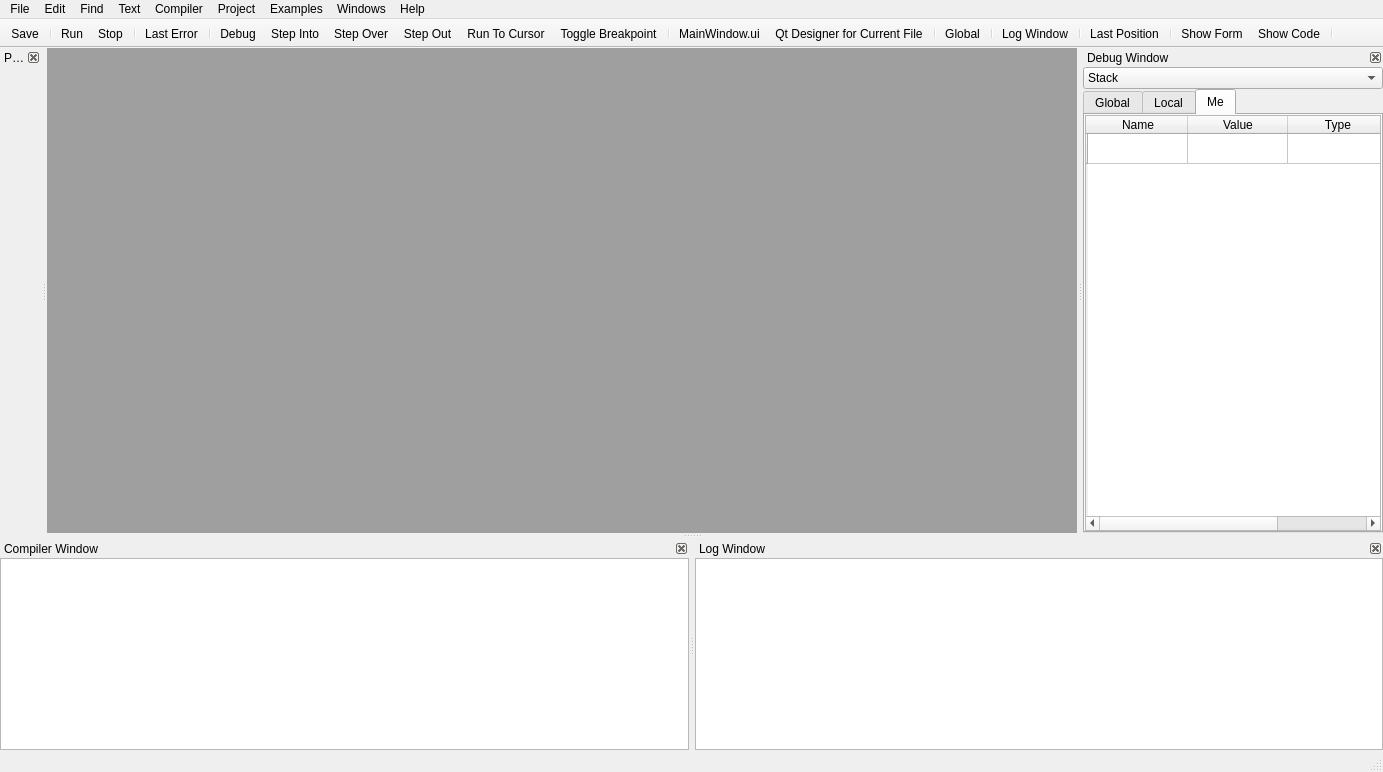
<?xml version="1.0" encoding="UTF-8"?>
<ui version="4.0">
 <class>MainWindow</class>
 <widget class="QMainWindow" name="MainWindow">
  <property name="geometry">
   <rect>
    <x>0</x>
    <y>0</y>
    <width>1383</width>
    <height>772</height>
   </rect>
  </property>
  <property name="windowTitle">
   <string>Basic For Qt</string>
  </property>
  <property name="toolButtonStyle">
   <enum>Qt::ToolButtonIconOnly</enum>
  </property>
  <property name="documentMode">
   <bool>false</bool>
  </property>
  <property name="unifiedTitleAndToolBarOnMac">
   <bool>true</bool>
  </property>
  <widget class="QWidget" name="centralwidget">
   <property name="enabled">
    <bool>true</bool>
   </property>
   <property name="sizePolicy">
    <sizepolicy hsizetype="Expanding" vsizetype="Expanding">
     <horstretch>0</horstretch>
     <verstretch>0</verstretch>
    </sizepolicy>
   </property>
   <layout class="QVBoxLayout" name="verticalLayout">
    <property name="spacing">
     <number>0</number>
    </property>
    <property name="margin">
     <number>0</number>
    </property>
    <item>
     <widget class="QMdiArea" name="mdiArea">
      <property name="sizePolicy">
       <sizepolicy hsizetype="Minimum" vsizetype="Minimum">
        <horstretch>0</horstretch>
        <verstretch>0</verstretch>
       </sizepolicy>
      </property>
      <property name="minimumSize">
       <size>
        <width>0</width>
        <height>150</height>
       </size>
      </property>
      <property name="viewMode">
       <enum>QMdiArea::TabbedView</enum>
      </property>
      <property name="documentMode">
       <bool>true</bool>
      </property>
      <property name="tabShape">
       <enum>QTabWidget::Rounded</enum>
      </property>
      <property name="tabPosition">
       <enum>QTabWidget::North</enum>
      </property>
     </widget>
    </item>
   </layout>
  </widget>
  <widget class="QMenuBar" name="menubar">
   <property name="geometry">
    <rect>
     <x>0</x>
     <y>0</y>
     <width>1383</width>
     <height>21</height>
    </rect>
   </property>
   <widget class="QMenu" name="menuFile">
    <property name="title">
     <string>File</string>
    </property>
    <widget class="QMenu" name="menuRecent_Projects">
     <property name="title">
      <string>Recent Projects</string>
     </property>
    </widget>
    <addaction name="actionNew_Project"/>
    <addaction name="actionNew_Project_Qt_Quick"/>
    <addaction name="actionOpen_Project"/>
    <addaction name="separator"/>
    <addaction name="actionNew_Single_File_Project"/>
    <addaction name="actionOpen_Single_File_Project"/>
    <addaction name="separator"/>
    <addaction name="actionSave"/>
    <addaction name="actionPrint_2"/>
    <addaction name="separator"/>
    <addaction name="actionPreferences"/>
    <addaction name="separator"/>
    <addaction name="menuRecent_Projects"/>
    <addaction name="separator"/>
    <addaction name="actionQuit"/>
   </widget>
   <widget class="QMenu" name="menuTest">
    <property name="title">
     <string>Edit</string>
    </property>
    <addaction name="actionUndo"/>
    <addaction name="actionRedo"/>
    <addaction name="separator"/>
    <addaction name="actionCut"/>
    <addaction name="actionCopy"/>
    <addaction name="actionPaste"/>
    <addaction name="actionDelete"/>
    <addaction name="separator"/>
    <addaction name="actionSelect_All"/>
   </widget>
   <widget class="QMenu" name="menuCompiler">
    <property name="title">
     <string>Compiler</string>
    </property>
    <widget class="QMenu" name="menuConfiguration">
     <property name="enabled">
      <bool>true</bool>
     </property>
     <property name="title">
      <string>Configuration</string>
     </property>
    </widget>
    <widget class="QMenu" name="menuDeploy">
     <property name="title">
      <string>Deploy</string>
     </property>
     <addaction name="actionBinary"/>
     <addaction name="actionSource"/>
    </widget>
    <addaction name="actionRun"/>
    <addaction name="actionBuild"/>
    <addaction name="actionStop"/>
    <addaction name="separator"/>
    <addaction name="actionClean_RebuildAll"/>
    <addaction name="separator"/>
    <addaction name="actionDebug"/>
    <addaction name="actionStep_Into"/>
    <addaction name="actionStep_Over"/>
    <addaction name="actionStep_Out"/>
    <addaction name="actionRun_To_Cursor"/>
    <addaction name="separator"/>
    <addaction name="actionToggle_Breakpoint"/>
    <addaction name="separator"/>
    <addaction name="menuDeploy"/>
    <addaction name="separator"/>
    <addaction name="menuConfiguration"/>
   </widget>
   <widget class="QMenu" name="menuFind">
    <property name="title">
     <string>Find</string>
    </property>
    <addaction name="actionFind_Replace"/>
    <addaction name="actionFind_Next"/>
    <addaction name="separator"/>
    <addaction name="actionFind_File_Replace_File"/>
    <addaction name="actionReplace_File"/>
    <addaction name="separator"/>
    <addaction name="actionGo_To_Line"/>
    <addaction name="separator"/>
    <addaction name="actionLast_Position"/>
    <addaction name="actionLast_Error"/>
   </widget>
   <widget class="QMenu" name="menuText">
    <property name="title">
     <string>Text</string>
    </property>
    <addaction name="actionShift_Left"/>
    <addaction name="actionShift_Right"/>
    <addaction name="separator"/>
    <addaction name="actionComment"/>
    <addaction name="actionUncomment"/>
    <addaction name="separator"/>
    <addaction name="actionTo_UPPERCASE"/>
    <addaction name="actionTo_lowercase"/>
   </widget>
   <widget class="QMenu" name="menuProject">
    <property name="title">
     <string>Project</string>
    </property>
    <widget class="QMenu" name="menuNew_File_With_Super_Class">
     <property name="title">
      <string>New Class File With Super Class</string>
     </property>
     <addaction name="actionQObject"/>
     <addaction name="actionQWidget"/>
     <addaction name="actionQDialog"/>
    </widget>
    <widget class="QMenu" name="menuUi_Files">
     <property name="title">
      <string>*.ui</string>
     </property>
    </widget>
    <widget class="QMenu" name="menuCreate">
     <property name="title">
      <string>Add</string>
     </property>
     <addaction name="actionApplication_QApplication"/>
     <addaction name="actionSystemTray_QSystemTrayIcon"/>
     <addaction name="separator"/>
     <addaction name="actionCopy_2"/>
     <addaction name="actionCpp"/>
     <addaction name="actionResources"/>
     <addaction name="separator"/>
     <addaction name="actionAdd_Resource_File_s"/>
    </widget>
    <widget class="QMenu" name="menu_q7bqml">
     <property name="enabled">
      <bool>false</bool>
     </property>
     <property name="title">
      <string>*.qml</string>
     </property>
    </widget>
    <widget class="QMenu" name="menuAdd_Runtime_Extension">
     <property name="title">
      <string>Add Runtime Extension</string>
     </property>
    </widget>
    <widget class="QMenu" name="menuSet">
     <property name="enabled">
      <bool>false</bool>
     </property>
     <property name="title">
      <string>(Set)</string>
     </property>
     <addaction name="actionSet_Splash_Screen_Image_File"/>
     <addaction name="separator"/>
     <addaction name="actionSet_App_Icon_For_Windows"/>
    </widget>
    <addaction name="actionNew_uiCode"/>
    <addaction name="menuUi_Files"/>
    <addaction name="actionMainWindow_ui_2"/>
    <addaction name="actionQt_Designer_for_MainWindow_ui"/>
    <addaction name="actionEdit_MenuBar_ToolBar"/>
    <addaction name="separator"/>
    <addaction name="actionNew_qmlCode"/>
    <addaction name="menu_q7bqml"/>
    <addaction name="actionMain_qml"/>
    <addaction name="actionQt_Creator_for_Current_File"/>
    <addaction name="separator"/>
    <addaction name="actionNew_Form_2"/>
    <addaction name="actionNew_Report"/>
    <addaction name="actionNew_Table"/>
    <addaction name="actionNew_Query"/>
    <addaction name="separator"/>
    <addaction name="actionNew_Class"/>
    <addaction name="menuNew_File_With_Super_Class"/>
    <addaction name="actionNew_File_With"/>
    <addaction name="actionNew_Module"/>
    <addaction name="separator"/>
    <addaction name="menuCreate"/>
    <addaction name="menuAdd_Runtime_Extension"/>
    <addaction name="menuSet"/>
    <addaction name="separator"/>
    <addaction name="actionDelete_Current_File"/>
    <addaction name="actionDuplicate_Current_File"/>
    <addaction name="actionRename_Current_File"/>
    <addaction name="separator"/>
    <addaction name="actionShow_Project_Folder"/>
    <addaction name="separator"/>
    <addaction name="actionOpen_Project_With_Qt_Creator"/>
    <addaction name="actionOpen_Project_With_Visual_C"/>
    <addaction name="separator"/>
    <addaction name="actionProperties"/>
   </widget>
   <widget class="QMenu" name="menuExamples">
    <property name="title">
     <string>Examples</string>
    </property>
   </widget>
   <widget class="QMenu" name="menuWindows">
    <property name="title">
     <string>Windows</string>
    </property>
   </widget>
   <widget class="QMenu" name="menuHelp">
    <property name="title">
     <string>Help</string>
    </property>
    <addaction name="actionLanguage_Reference"/>
    <addaction name="actionQ7Basic_Tutorial"/>
    <addaction name="actionQ7Basic_Essentials"/>
    <addaction name="actionGeneral_Manual"/>
    <addaction name="actionQuick_Start"/>
    <addaction name="actionQt_Designer"/>
    <addaction name="actionQt_Quick"/>
    <addaction name="actionMore_Manuals"/>
    <addaction name="separator"/>
    <addaction name="actionSQLite"/>
    <addaction name="actionMySQL"/>
    <addaction name="actionPostgreSQL_2"/>
    <addaction name="separator"/>
    <addaction name="actionQt_Reference_Documentation"/>
    <addaction name="actionQt_DesignerHelp"/>
    <addaction name="actionQt_Quick_Manual"/>
    <addaction name="separator"/>
    <addaction name="actionRegister"/>
    <addaction name="actionReadme"/>
    <addaction name="actionLicense"/>
    <addaction name="actionContribute"/>
    <addaction name="actionBug_Report"/>
    <addaction name="separator"/>
    <addaction name="actionAbout_Q7Basic"/>
   </widget>
   <addaction name="menuFile"/>
   <addaction name="menuTest"/>
   <addaction name="menuFind"/>
   <addaction name="menuText"/>
   <addaction name="menuCompiler"/>
   <addaction name="menuProject"/>
   <addaction name="menuExamples"/>
   <addaction name="menuWindows"/>
   <addaction name="menuHelp"/>
  </widget>
  <widget class="QToolBar" name="toolBar">
   <property name="windowTitle">
    <string>toolBar</string>
   </property>
   <property name="autoFillBackground">
    <bool>false</bool>
   </property>
   <property name="movable">
    <bool>false</bool>
   </property>
   <property name="toolButtonStyle">
    <enum>Qt::ToolButtonIconOnly</enum>
   </property>
   <property name="floatable">
    <bool>false</bool>
   </property>
   <attribute name="toolBarArea">
    <enum>TopToolBarArea</enum>
   </attribute>
   <attribute name="toolBarBreak">
    <bool>false</bool>
   </attribute>
   <addaction name="actionSave"/>
   <addaction name="separator"/>
   <addaction name="actionRun"/>
   <addaction name="actionStop"/>
   <addaction name="separator"/>
   <addaction name="actionLast_Error"/>
   <addaction name="separator"/>
   <addaction name="actionDebug"/>
   <addaction name="actionStep_Into"/>
   <addaction name="actionStep_Over"/>
   <addaction name="actionStep_Out"/>
   <addaction name="actionRun_To_Cursor"/>
   <addaction name="actionToggle_Breakpoint"/>
   <addaction name="separator"/>
   <addaction name="actionMainWindow_ui_2"/>
   <addaction name="actionQt_Designer_for_MainWindow_ui"/>
   <addaction name="separator"/>
   <addaction name="actionGlobal"/>
   <addaction name="separator"/>
   <addaction name="actionLog_Window"/>
   <addaction name="separator"/>
   <addaction name="actionLast_Position"/>
   <addaction name="separator"/>
   <addaction name="actionShow_Form"/>
   <addaction name="actionShow_Code"/>
   <addaction name="separator"/>
  </widget>
  <widget class="QDockWidget" name="dockDebug">
   <property name="minimumSize">
    <size>
     <width>300</width>
     <height>399</height>
    </size>
   </property>
   <property name="features">
    <set>QDockWidget::DockWidgetClosable|QDockWidget::DockWidgetMovable</set>
   </property>
   <property name="allowedAreas">
    <set>Qt::RightDockWidgetArea</set>
   </property>
   <property name="windowTitle">
    <string>Debug Window</string>
   </property>
   <attribute name="dockWidgetArea">
    <number>2</number>
   </attribute>
   <widget class="QWidget" name="dockWidgetContents_2">
    <layout class="QVBoxLayout" name="verticalLayout_3">
     <property name="spacing">
      <number>0</number>
     </property>
     <property name="margin">
      <number>0</number>
     </property>
     <item>
      <layout class="QVBoxLayout" name="verticalLayout_2">
       <item>
        <widget class="QComboBox" name="DebugStack">
         <property name="editable">
          <bool>false</bool>
         </property>
         <item>
          <property name="text">
           <string>Stack</string>
          </property>
         </item>
        </widget>
       </item>
       <item>
        <widget class="QTabWidget" name="tabWidget_3">
         <property name="currentIndex">
          <number>2</number>
         </property>
         <widget class="QWidget" name="tab_12">
          <attribute name="title">
           <string>Global</string>
          </attribute>
          <layout class="QHBoxLayout" name="horizontalLayout_2">
           <property name="spacing">
            <number>0</number>
           </property>
           <property name="margin">
            <number>0</number>
           </property>
           <item>
            <widget class="QTableWidget" name="DebugGlobal">
             <row>
              <property name="text">
               <string/>
              </property>
             </row>
             <column>
              <property name="text">
               <string>Name</string>
              </property>
             </column>
             <column>
              <property name="text">
               <string>Value</string>
              </property>
             </column>
             <column>
              <property name="text">
               <string>Type</string>
              </property>
             </column>
             <item row="0" column="0">
              <property name="text">
               <string/>
              </property>
             </item>
            </widget>
           </item>
          </layout>
         </widget>
         <widget class="QWidget" name="tab_13">
          <attribute name="title">
           <string>Local</string>
          </attribute>
          <layout class="QHBoxLayout" name="horizontalLayout_3">
           <property name="spacing">
            <number>0</number>
           </property>
           <property name="margin">
            <number>0</number>
           </property>
           <item>
            <widget class="QTableWidget" name="DebugLocal">
             <row>
              <property name="text">
               <string/>
              </property>
             </row>
             <column>
              <property name="text">
               <string>Name</string>
              </property>
             </column>
             <column>
              <property name="text">
               <string>Value</string>
              </property>
             </column>
             <column>
              <property name="text">
               <string>Type</string>
              </property>
             </column>
             <item row="0" column="0">
              <property name="text">
               <string/>
              </property>
             </item>
            </widget>
           </item>
          </layout>
         </widget>
         <widget class="QWidget" name="tab_14">
          <attribute name="title">
           <string>Me</string>
          </attribute>
          <layout class="QHBoxLayout" name="horizontalLayout_4">
           <property name="spacing">
            <number>0</number>
           </property>
           <property name="margin">
            <number>0</number>
           </property>
           <item>
            <widget class="QTableWidget" name="DebugMe">
             <row>
              <property name="text">
               <string/>
              </property>
             </row>
             <column>
              <property name="text">
               <string>Name</string>
              </property>
             </column>
             <column>
              <property name="text">
               <string>Value</string>
              </property>
             </column>
             <column>
              <property name="text">
               <string>Type</string>
              </property>
             </column>
             <item row="0" column="0">
              <property name="text">
               <string/>
              </property>
             </item>
            </widget>
           </item>
          </layout>
         </widget>
        </widget>
       </item>
      </layout>
     </item>
    </layout>
   </widget>
  </widget>
  <widget class="QDockWidget" name="dockCompiler">
   <property name="features">
    <set>QDockWidget::DockWidgetClosable|QDockWidget::DockWidgetMovable</set>
   </property>
   <property name="allowedAreas">
    <set>Qt::BottomDockWidgetArea</set>
   </property>
   <property name="windowTitle">
    <string>Compiler Window</string>
   </property>
   <attribute name="dockWidgetArea">
    <number>8</number>
   </attribute>
   <widget class="QWidget" name="dockWidgetContents_4">
    <layout class="QHBoxLayout" name="horizontalLayout_5">
     <property name="spacing">
      <number>0</number>
     </property>
     <property name="margin">
      <number>0</number>
     </property>
     <item>
      <widget class="QPlainTextEdit" name="plainTextEditCompiler"/>
     </item>
    </layout>
   </widget>
  </widget>
  <widget class="QDockWidget" name="dockLog">
   <property name="features">
    <set>QDockWidget::DockWidgetClosable|QDockWidget::DockWidgetMovable</set>
   </property>
   <property name="allowedAreas">
    <set>Qt::BottomDockWidgetArea</set>
   </property>
   <property name="windowTitle">
    <string>Log Window</string>
   </property>
   <attribute name="dockWidgetArea">
    <number>8</number>
   </attribute>
   <widget class="QWidget" name="dockWidgetContents_3">
    <layout class="QHBoxLayout" name="horizontalLayout">
     <property name="spacing">
      <number>0</number>
     </property>
     <property name="margin">
      <number>0</number>
     </property>
     <item>
      <widget class="QPlainTextEdit" name="plainTextEditLog">
       <property name="styleSheet">
        <string notr="true"/>
       </property>
      </widget>
     </item>
    </layout>
   </widget>
  </widget>
  <widget class="QDockWidget" name="dockProjectWindow">
   <property name="features">
    <set>QDockWidget::DockWidgetClosable</set>
   </property>
   <property name="allowedAreas">
    <set>Qt::LeftDockWidgetArea</set>
   </property>
   <property name="windowTitle">
    <string>Project Window</string>
   </property>
   <attribute name="dockWidgetArea">
    <number>1</number>
   </attribute>
   <widget class="QWidget" name="dockWidgetContents">
    <layout class="QVBoxLayout" name="verticalLayout_4">
     <property name="spacing">
      <number>0</number>
     </property>
     <property name="margin">
      <number>0</number>
     </property>
     <item>
      <widget class="Q7BProjectWindow" name="theProjectWindow" native="true"/>
     </item>
    </layout>
   </widget>
  </widget>
  <widget class="QStatusBar" name="statusBar"/>
  <action name="actionUndo">
   <property name="text">
    <string>Undo</string>
   </property>
   <property name="shortcut">
    <string>Ctrl+Z</string>
   </property>
  </action>
  <action name="actionNew_Project">
   <property name="text">
    <string>New Project (Qt Designer)...</string>
   </property>
   <property name="shortcut">
    <string>Ctrl+N</string>
   </property>
  </action>
  <action name="actionOpen_Project">
   <property name="text">
    <string>Open Project...</string>
   </property>
   <property name="shortcut">
    <string>Ctrl+O</string>
   </property>
  </action>
  <action name="actionRedo">
   <property name="text">
    <string>Redo</string>
   </property>
   <property name="shortcut">
    <string>Ctrl+R</string>
   </property>
  </action>
  <action name="actionCut">
   <property name="text">
    <string>Cut</string>
   </property>
   <property name="shortcut">
    <string>Ctrl+X</string>
   </property>
  </action>
  <action name="actionCopy">
   <property name="text">
    <string>Copy</string>
   </property>
   <property name="shortcut">
    <string>Ctrl+C</string>
   </property>
  </action>
  <action name="actionPaste">
   <property name="text">
    <string>Paste</string>
   </property>
   <property name="shortcut">
    <string>Ctrl+V</string>
   </property>
  </action>
  <action name="actionDelete">
   <property name="text">
    <string>Delete</string>
   </property>
  </action>
  <action name="actionSelect_All">
   <property name="text">
    <string>Select All</string>
   </property>
   <property name="shortcut">
    <string>Ctrl+A</string>
   </property>
  </action>
  <action name="actionFind_Replace">
   <property name="text">
    <string>Find...</string>
   </property>
   <property name="shortcut">
    <string>Ctrl+F</string>
   </property>
  </action>
  <action name="actionFind_Next">
   <property name="text">
    <string>Find Next</string>
   </property>
   <property name="shortcut">
    <string>F3</string>
   </property>
  </action>
  <action name="actionFind_File_Replace_File">
   <property name="enabled">
    <bool>true</bool>
   </property>
   <property name="text">
    <string>Find File...</string>
   </property>
   <property name="shortcut">
    <string>Ctrl+Shift+F</string>
   </property>
  </action>
  <action name="actionGo_To_Line">
   <property name="text">
    <string>Go To Line...</string>
   </property>
   <property name="shortcut">
    <string>Ctrl+G</string>
   </property>
  </action>
  <action name="actionFind_Definition">
   <property name="enabled">
    <bool>false</bool>
   </property>
   <property name="text">
    <string>(Find Definition...)</string>
   </property>
  </action>
  <action name="actionLast_Position">
   <property name="enabled">
    <bool>true</bool>
   </property>
   <property name="icon">
    <iconset resource="res.qrc">
     <normaloff>:/Icons/Resources/ti_back.png</normaloff>:/Icons/Resources/ti_back.png</iconset>
   </property>
   <property name="text">
    <string>Last Position</string>
   </property>
  </action>
  <action name="actionLast_Error">
   <property name="enabled">
    <bool>true</bool>
   </property>
   <property name="icon">
    <iconset resource="res.qrc">
     <normaloff>:/Icons/Resources/ti_lasterror.png</normaloff>:/Icons/Resources/ti_lasterror.png</iconset>
   </property>
   <property name="text">
    <string>Last Error</string>
   </property>
  </action>
  <action name="actionShift_Left">
   <property name="icon">
    <iconset resource="res.qrc">
     <normaloff>:/Icons/Resources/ti_shiftleft.png</normaloff>:/Icons/Resources/ti_shiftleft.png</iconset>
   </property>
   <property name="text">
    <string>Shift Left</string>
   </property>
  </action>
  <action name="actionShift_Right">
   <property name="icon">
    <iconset resource="res.qrc">
     <normaloff>:/Icons/Resources/ti_shiftright.png</normaloff>:/Icons/Resources/ti_shiftright.png</iconset>
   </property>
   <property name="text">
    <string>Shift Right</string>
   </property>
  </action>
  <action name="actionComment">
   <property name="icon">
    <iconset resource="res.qrc">
     <normaloff>:/Icons/Resources/ti_comment.png</normaloff>:/Icons/Resources/ti_comment.png</iconset>
   </property>
   <property name="text">
    <string>Comment</string>
   </property>
  </action>
  <action name="actionUncomment">
   <property name="icon">
    <iconset resource="res.qrc">
     <normaloff>:/Icons/Resources/ti_uncomment.png</normaloff>:/Icons/Resources/ti_uncomment.png</iconset>
   </property>
   <property name="text">
    <string>Uncomment</string>
   </property>
  </action>
  <action name="actionTo_UPPERCASE">
   <property name="text">
    <string>To UPPERCASE</string>
   </property>
  </action>
  <action name="actionTo_lowercase">
   <property name="text">
    <string>To lowercase</string>
   </property>
  </action>
  <action name="actionMake_Q7Basic_Only">
   <property name="text">
    <string>Make Q7Basic Only</string>
   </property>
   <property name="shortcut">
    <string>F1</string>
   </property>
  </action>
  <action name="actionGo">
   <property name="text">
    <string>Go</string>
   </property>
  </action>
  <action name="actionRun">
   <property name="icon">
    <iconset resource="res.qrc">
     <normaloff>:/Icons/Resources/ti_run.png</normaloff>:/Icons/Resources/ti_run.png</iconset>
   </property>
   <property name="text">
    <string>Run</string>
   </property>
   <property name="shortcut">
    <string>F5</string>
   </property>
  </action>
  <action name="actionBuild">
   <property name="icon">
    <iconset resource="res.qrc">
     <normaloff>:/Icons/Resources/ti_build.png</normaloff>:/Icons/Resources/ti_build.png</iconset>
   </property>
   <property name="text">
    <string>Build</string>
   </property>
   <property name="shortcut">
    <string>F6</string>
   </property>
   <property name="Group" stdset="0">
    <string/>
   </property>
  </action>
  <action name="actionStop">
   <property name="icon">
    <iconset resource="res.qrc">
     <normaloff>:/Icons/Resources/ti_stop.png</normaloff>:/Icons/Resources/ti_stop.png</iconset>
   </property>
   <property name="text">
    <string>Stop</string>
   </property>
  </action>
  <action name="actionDebug">
   <property name="enabled">
    <bool>true</bool>
   </property>
   <property name="icon">
    <iconset resource="res.qrc">
     <normaloff>:/Icons/Resources/ti_debug.png</normaloff>:/Icons/Resources/ti_debug.png</iconset>
   </property>
   <property name="text">
    <string>Debug</string>
   </property>
   <property name="shortcut">
    <string>Ctrl+F5</string>
   </property>
  </action>
  <action name="actionStep_Into">
   <property name="enabled">
    <bool>true</bool>
   </property>
   <property name="icon">
    <iconset resource="res.qrc">
     <normaloff>:/Icons/Resources/ti_stepin.png</normaloff>:/Icons/Resources/ti_stepin.png</iconset>
   </property>
   <property name="text">
    <string>Step Into</string>
   </property>
   <property name="shortcut">
    <string>F11</string>
   </property>
  </action>
  <action name="actionStep_Over">
   <property name="enabled">
    <bool>true</bool>
   </property>
   <property name="icon">
    <iconset resource="res.qrc">
     <normaloff>:/Icons/Resources/ti_stepover.png</normaloff>:/Icons/Resources/ti_stepover.png</iconset>
   </property>
   <property name="text">
    <string>Step Over</string>
   </property>
   <property name="shortcut">
    <string>F10</string>
   </property>
  </action>
  <action name="actionStep_Out">
   <property name="enabled">
    <bool>true</bool>
   </property>
   <property name="icon">
    <iconset resource="res.qrc">
     <normaloff>:/Icons/Resources/ti_stepout.png</normaloff>:/Icons/Resources/ti_stepout.png</iconset>
   </property>
   <property name="text">
    <string>Step Out</string>
   </property>
  </action>
  <action name="actionRun_To_Cursor">
   <property name="enabled">
    <bool>true</bool>
   </property>
   <property name="icon">
    <iconset resource="res.qrc">
     <normaloff>:/Icons/Resources/ti_stepcursor.png</normaloff>:/Icons/Resources/ti_stepcursor.png</iconset>
   </property>
   <property name="text">
    <string>Run To Cursor</string>
   </property>
  </action>
  <action name="actionToggle_Breakpoint">
   <property name="enabled">
    <bool>true</bool>
   </property>
   <property name="icon">
    <iconset resource="res.qrc">
     <normaloff>:/Icons/Resources/ti_breakpoint.png</normaloff>:/Icons/Resources/ti_breakpoint.png</iconset>
   </property>
   <property name="text">
    <string>Toggle Breakpoint</string>
   </property>
   <property name="shortcut">
    <string>F9</string>
   </property>
  </action>
  <action name="actionDeploy">
   <property name="enabled">
    <bool>true</bool>
   </property>
   <property name="text">
    <string>Deploy...</string>
   </property>
  </action>
  <action name="actionNew_File_With">
   <property name="text">
    <string>New Class File With...</string>
   </property>
  </action>
  <action name="actionDelete_Current_File">
   <property name="text">
    <string>Delete Current File</string>
   </property>
  </action>
  <action name="actionDuplicate_Current_File">
   <property name="text">
    <string>Duplicate Current File</string>
   </property>
  </action>
  <action name="actionRename_Current_File">
   <property name="text">
    <string>Rename Current File</string>
   </property>
  </action>
  <action name="actionShow_Project_Folder">
   <property name="text">
    <string>Show Project Folder</string>
   </property>
  </action>
  <action name="actionQt_Designer_for_MainWindow_ui">
   <property name="icon">
    <iconset resource="res.qrc">
     <normaloff>:/Icons/Resources/ti_qtdesigner.png</normaloff>:/Icons/Resources/ti_qtdesigner.png</iconset>
   </property>
   <property name="text">
    <string>Qt Designer for Current File</string>
   </property>
  </action>
  <action name="actionQObject">
   <property name="text">
    <string>QObject</string>
   </property>
  </action>
  <action name="actionQWidget">
   <property name="text">
    <string>QWidget</string>
   </property>
  </action>
  <action name="actionMainWindow_ui">
   <property name="icon">
    <iconset resource="res.qrc">
     <normaloff>:/Icons/Resources/ti_qtdesigner.png</normaloff>:/Icons/Resources/ti_qtdesigner.png</iconset>
   </property>
   <property name="text">
    <string>MainWindow.ui</string>
   </property>
  </action>
  <action name="actionRemove_ui">
   <property name="text">
    <string>Remove ui</string>
   </property>
  </action>
  <action name="actionNew_ui">
   <property name="text">
    <string>New ui...</string>
   </property>
  </action>
  <action name="actionMinimize">
   <property name="text">
    <string>Minimize</string>
   </property>
  </action>
  <action name="actionLog_Window">
   <property name="enabled">
    <bool>true</bool>
   </property>
   <property name="icon">
    <iconset resource="res.qrc">
     <normaloff>:/Icons/Resources/ti_log.png</normaloff>:/Icons/Resources/ti_log.png</iconset>
   </property>
   <property name="text">
    <string>Log Window</string>
   </property>
  </action>
  <action name="actionDebug_Window">
   <property name="enabled">
    <bool>false</bool>
   </property>
   <property name="text">
    <string>Debug Window</string>
   </property>
  </action>
  <action name="actionLanguage_Reference">
   <property name="text">
    <string>Language Reference</string>
   </property>
   <property name="shortcut">
    <string>F1</string>
   </property>
  </action>
  <action name="actionGeneral_Manual">
   <property name="text">
    <string>General Manual</string>
   </property>
  </action>
  <action name="actionQuick_Start">
   <property name="text">
    <string>Quick Start</string>
   </property>
  </action>
  <action name="actionQt_Designer">
   <property name="text">
    <string>Qt Designer</string>
   </property>
  </action>
  <action name="actionAbout_Q7Basic">
   <property name="text">
    <string>About Basic For Qt</string>
   </property>
  </action>
  <action name="actionRegister">
   <property name="text">
    <string>Register...</string>
   </property>
  </action>
  <action name="actionReadme">
   <property name="text">
    <string>Readme</string>
   </property>
  </action>
  <action name="actionLicense">
   <property name="text">
    <string>License</string>
   </property>
  </action>
  <action name="actionQuit">
   <property name="text">
    <string>Quit</string>
   </property>
  </action>
  <action name="actionGlobal">
   <property name="icon">
    <iconset resource="res.qrc">
     <normaloff>:/Icons/Resources/ti_global.png</normaloff>:/Icons/Resources/ti_global.png</iconset>
   </property>
   <property name="text">
    <string>Global</string>
   </property>
  </action>
  <action name="actionClean_RebuildAll">
   <property name="text">
    <string>Clean &amp;&amp; Rebuild All</string>
   </property>
   <property name="statusTip">
    <string>Deletes the directory gcc and creates all files needed to build the program as binary</string>
   </property>
  </action>
  <action name="actionQt_Reference_Documentation">
   <property name="text">
    <string>Qt Reference Manual</string>
   </property>
  </action>
  <action name="actionQ7Basic_Essentials">
   <property name="text">
    <string>Essentials</string>
   </property>
  </action>
  <action name="actionQDialog">
   <property name="enabled">
    <bool>true</bool>
   </property>
   <property name="text">
    <string>QDialog</string>
   </property>
  </action>
  <action name="actionSqliteman">
   <property name="enabled">
    <bool>false</bool>
   </property>
   <property name="text">
    <string>(Sqliteman)</string>
   </property>
  </action>
  <action name="actionSQLite">
   <property name="text">
    <string>SQLite</string>
   </property>
  </action>
  <action name="actionMySQL_Admin">
   <property name="enabled">
    <bool>false</bool>
   </property>
   <property name="text">
    <string>(MySQL Administrator)</string>
   </property>
  </action>
  <action name="actionMySQL_Query">
   <property name="enabled">
    <bool>false</bool>
   </property>
   <property name="text">
    <string>(MySQL Query Browser)</string>
   </property>
  </action>
  <action name="actionMySQL">
   <property name="text">
    <string>MySQL</string>
   </property>
  </action>
  <action name="actionPostgreSQL">
   <property name="enabled">
    <bool>false</bool>
   </property>
   <property name="text">
    <string>(pgAdmin)</string>
   </property>
  </action>
  <action name="actionPostgreSQL_2">
   <property name="text">
    <string>PostgreSQL </string>
   </property>
  </action>
  <action name="actionMingw_gcc">
   <property name="text">
    <string>Mingw gcc</string>
   </property>
  </action>
  <action name="actionVisual_C_10_0">
   <property name="text">
    <string>Visual C++ 10.0</string>
   </property>
  </action>
  <action name="actionMingw_gcc_2">
   <property name="checkable">
    <bool>true</bool>
   </property>
   <property name="checked">
    <bool>false</bool>
   </property>
   <property name="enabled">
    <bool>false</bool>
   </property>
   <property name="text">
    <string>gcc</string>
   </property>
  </action>
  <action name="actionVisual_C">
   <property name="checkable">
    <bool>true</bool>
   </property>
   <property name="checked">
    <bool>true</bool>
   </property>
   <property name="text">
    <string>Visual C++</string>
   </property>
  </action>
  <action name="actionPrint">
   <property name="enabled">
    <bool>false</bool>
   </property>
   <property name="text">
    <string>(Print)</string>
   </property>
   <property name="shortcut">
    <string>Ctrl+P</string>
   </property>
  </action>
  <action name="actionSave">
   <property name="icon">
    <iconset resource="res.qrc">
     <normaloff>:/Icons/Resources/ti_cd.png</normaloff>:/Icons/Resources/ti_cd.png</iconset>
   </property>
   <property name="text">
    <string>Save</string>
   </property>
  </action>
  <action name="actionReplace_File">
   <property name="enabled">
    <bool>true</bool>
   </property>
   <property name="text">
    <string>Replace File...</string>
   </property>
  </action>
  <action name="actionMainWindow_ui_2">
   <property name="text">
    <string>MainWindow.ui</string>
   </property>
  </action>
  <action name="actionNew_Single_File_Project">
   <property name="text">
    <string>New Single File Project...</string>
   </property>
   <property name="shortcut">
    <string>Ctrl+Shift+N</string>
   </property>
  </action>
  <action name="actionOpen_Single_File_Project">
   <property name="text">
    <string>Open Single File Project...</string>
   </property>
   <property name="shortcut">
    <string>Ctrl+Shift+O</string>
   </property>
  </action>
  <action name="actionNew_Class">
   <property name="enabled">
    <bool>true</bool>
   </property>
   <property name="text">
    <string>New Class...</string>
   </property>
  </action>
  <action name="actionNew_Module">
   <property name="enabled">
    <bool>true</bool>
   </property>
   <property name="text">
    <string>New Module...</string>
   </property>
  </action>
  <action name="actionNew_ui_2">
   <property name="enabled">
    <bool>false</bool>
   </property>
   <property name="text">
    <string>New ui...</string>
   </property>
  </action>
  <action name="actionK">
   <property name="text">
    <string>k</string>
   </property>
  </action>
  <action name="actionL">
   <property name="text">
    <string>l</string>
   </property>
  </action>
  <action name="actionApplication_QApplication">
   <property name="text">
    <string>File &quot;Application.QApplication.q7b&quot;</string>
   </property>
  </action>
  <action name="actionSystemTray_QSystemTrayIcon">
   <property name="text">
    <string>File &quot;SystemTrayIcon.QSystemTrayIcon.q7b&quot;</string>
   </property>
  </action>
  <action name="actionQt_DesignerHelp">
   <property name="text">
    <string>Qt Designer Manual</string>
   </property>
  </action>
  <action name="actionNew_Form">
   <property name="enabled">
    <bool>false</bool>
   </property>
   <property name="text">
    <string>New Form...</string>
   </property>
  </action>
  <action name="actionNew_uiCode">
   <property name="enabled">
    <bool>true</bool>
   </property>
   <property name="text">
    <string>New uiClass For ui File (Qt Designer)...</string>
   </property>
  </action>
  <action name="actionContribute">
   <property name="text">
    <string>Contribute</string>
   </property>
  </action>
  <action name="actionBug_Report">
   <property name="text">
    <string>Bug Report</string>
   </property>
  </action>
  <action name="actionTest">
   <property name="text">
    <string>test</string>
   </property>
  </action>
  <action name="actionG">
   <property name="text">
    <string>g</string>
   </property>
  </action>
  <action name="actionNew_qmlCode">
   <property name="enabled">
    <bool>false</bool>
   </property>
   <property name="text">
    <string>New qmlClass For qml File (Qt Quick)...</string>
   </property>
  </action>
  <action name="actionCopy_2">
   <property name="text">
    <string>Directory &quot;Copy&quot;</string>
   </property>
  </action>
  <action name="actionResources">
   <property name="text">
    <string>Directory &quot;Resources&quot;</string>
   </property>
  </action>
  <action name="actionCpp">
   <property name="text">
    <string>Directory &quot;cpp&quot;</string>
   </property>
  </action>
  <action name="actionD">
   <property name="text">
    <string>d</string>
   </property>
  </action>
  <action name="actionQt_Creator_for_Current_File">
   <property name="enabled">
    <bool>false</bool>
   </property>
   <property name="text">
    <string>Qt Creator for Current File</string>
   </property>
  </action>
  <action name="actionMain_qml">
   <property name="enabled">
    <bool>false</bool>
   </property>
   <property name="text">
    <string>MainWindow.qml</string>
   </property>
  </action>
  <action name="actionNew_Form_2">
   <property name="enabled">
    <bool>false</bool>
   </property>
   <property name="text">
    <string>New Form (Form Designer)...</string>
   </property>
  </action>
  <action name="actionNew_Table">
   <property name="enabled">
    <bool>false</bool>
   </property>
   <property name="text">
    <string>New Table...</string>
   </property>
  </action>
  <action name="actionNew_Query">
   <property name="enabled">
    <bool>false</bool>
   </property>
   <property name="text">
    <string>New Query...</string>
   </property>
  </action>
  <action name="actionNew_Report">
   <property name="enabled">
    <bool>false</bool>
   </property>
   <property name="text">
    <string>New Report...</string>
   </property>
  </action>
  <action name="actionNew_Project_Qt_Quick">
   <property name="enabled">
    <bool>false</bool>
   </property>
   <property name="text">
    <string>New Project (Qt Quick)...</string>
   </property>
  </action>
  <action name="actionQt_Quick_Manual">
   <property name="enabled">
    <bool>true</bool>
   </property>
   <property name="text">
    <string>Qt Quick Manual</string>
   </property>
  </action>
  <action name="actionQt_Quick">
   <property name="enabled">
    <bool>true</bool>
   </property>
   <property name="text">
    <string>Qt Quick</string>
   </property>
  </action>
  <action name="actionQ7Basic_Tutorial">
   <property name="text">
    <string>Tutorial</string>
   </property>
  </action>
  <action name="actionOpen_Project_With_Qt_Creator">
   <property name="text">
    <string>Open Project With Qt Creator (for debugging)</string>
   </property>
  </action>
  <action name="actionOpen_Project_With_Visual_C">
   <property name="text">
    <string>Open Project With Visual C++ (for debugging)</string>
   </property>
  </action>
  <action name="actionPreferences">
   <property name="text">
    <string>Preferences</string>
   </property>
  </action>
  <action name="actionUi">
   <property name="text">
    <string>ui</string>
   </property>
  </action>
  <action name="actionMore_Manuals">
   <property name="text">
    <string>More Manuals</string>
   </property>
  </action>
  <action name="actionShow_Form">
   <property name="icon">
    <iconset resource="res.qrc">
     <normaloff>:/Icons/Resources/ti_form.png</normaloff>:/Icons/Resources/ti_form.png</iconset>
   </property>
   <property name="text">
    <string>Show Form...</string>
   </property>
  </action>
  <action name="actionShow_Code">
   <property name="icon">
    <iconset resource="res.qrc">
     <normaloff>:/Icons/Resources/ti_code.png</normaloff>:/Icons/Resources/ti_code.png</iconset>
   </property>
   <property name="text">
    <string>Show Code...</string>
   </property>
  </action>
  <action name="actionProperties">
   <property name="text">
    <string>Properties...</string>
   </property>
  </action>
  <action name="actionPrint_2">
   <property name="text">
    <string>Print...</string>
   </property>
  </action>
  <action name="actionBinary">
   <property name="text">
    <string>Binary (Release Mode)...</string>
   </property>
  </action>
  <action name="actionSource">
   <property name="enabled">
    <bool>false</bool>
   </property>
   <property name="text">
    <string>(Source...)</string>
   </property>
  </action>
  <action name="actionAdd_Resource_File_s">
   <property name="text">
    <string>Add Resource File(s)...</string>
   </property>
  </action>
  <action name="actionSet_Splash_Screen_Image_File">
   <property name="enabled">
    <bool>false</bool>
   </property>
   <property name="text">
    <string>Set Splash Screen Image File...</string>
   </property>
  </action>
  <action name="actionSet_App_Icon_For_Windows">
   <property name="text">
    <string>Set App Icon For Windows...</string>
   </property>
  </action>
  <action name="actionSet_App_Icon_For_Mac">
   <property name="text">
    <string>Set App Icon For Mac...</string>
   </property>
  </action>
  <action name="actionEdit_MenuBar_ToolBar">
   <property name="text">
    <string>Edit MenuBar/ToolBar...</string>
   </property>
  </action>
  <action name="actionLll">
   <property name="text">
    <string>lll</string>
   </property>
  </action>
 </widget>
<customwidgets>
<customwidget>
<class>Q7BProjectWindow</class>
<extends>QWidget</extends>
<header>Q7BProjectWindow.h</header>
</customwidget>
</customwidgets>
 <resources>
  <include location="res.qrc"/>
 </resources>
 <connections/>
</ui>
